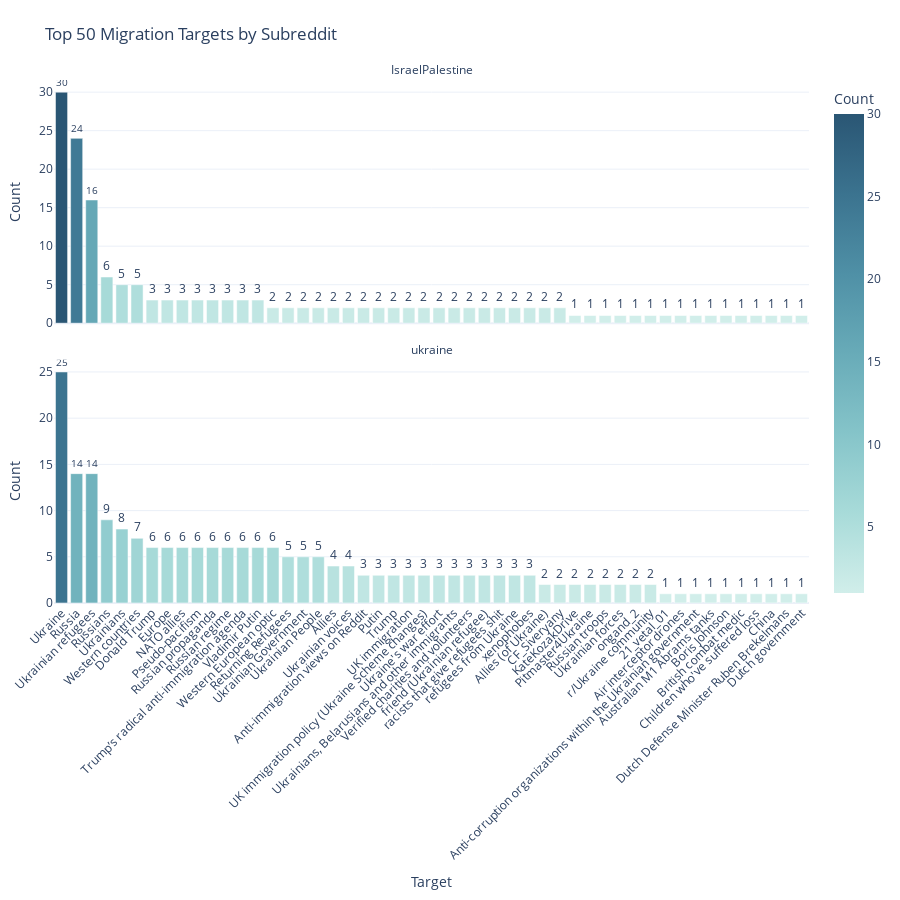

Here is the notebook cell this chart was saved with:
### Code cell
plot_top_targets_by_subreddit(df_stance, top_n=50, title="Top 50 Migration Targets by Subreddit")

### Figure 1 — Plotly figure (JSON) as saved in the notebook; plotly's stock layout.template omitted (floating-point values rounded to 4 significant figures)
{"data": [{"hovertemplate": "subreddit=IsraelPalestine<br>Target=%{x}<br>Count=%{marker.color}<extra></extra>", "legendgroup": "", "marker": {"color": [30, 24, 16, 6, 5, 5, 3, 3, 3, 3, 3, 3, 3, 3, 2, 2, 2, 2, 2, 2, 2, 2, 2, 2, 2, 2, 2, 2, 2, 2, 2, 2, 2, 2, 1, 1, 1, 1, 1, 1, 1, 1, 1, 1, 1, 1, 1, 1, 1, 1], "coloraxis": "coloraxis", "pattern": {"shape": ""}}, "name": "", "orientation": "v", "showlegend": false, "text": [30.0, 24.0, 16.0, 6.0, 5.0, 5.0, 3.0, 3.0, 3.0, 3.0, 3.0, 3.0, 3.0, 3.0, 2.0, 2.0, 2.0, 2.0, 2.0, 2.0, 2.0, 2.0, 2.0, 2.0, 2.0, 2.0, 2.0, 2.0, 2.0, 2.0, 2.0, 2.0, 2.0, 2.0, 1.0, 1.0, 1.0, 1.0, 1.0, 1.0, 1.0, 1.0, 1.0, 1.0, 1.0, 1.0, 1.0, 1.0, 1.0, 1.0], "textposition": "outside", "type": "bar", "x": ["Israel", "Hamas", "Palestinians", "UNRWA", "Palestinian refugees", "Pro-Palestinians", "Arab leaders", "Hezbollah", "Israelis", "Jews", "Netanyahu", "Palestine", "Palestinian people", "Zionism", "Arab countries", "Arab states", "Dictators", "Gender Apartheid", "Holocaust Refugees", "IDF", "Iran", "Islamic Republic", "Israeli government", "Jewish people", "Palestinian leaders", "Palestinians in Gaza", "Two-state solution", "UN", "United Nations", "antisemitic argument that Israel is a European-white-colonial-project mixed with a Holocaust-Survivor-pity-state", "ethnic cleansing", "police SA", "settler colonial framing", "western world MSM", "\"Nakba\" refugees", "\"Palestinians\"", "\"Palestinians\" (1948-1967)", "2-state-solution", "Abbas", "Academics, politicians, and activists (doing nothing to help Gazans escape)", "Al Jazeera", "Allies (WWII)", "Amnesty International", "Anti-Semitism", "Arab League", "Arab States", "Arab citizens in Israel", "Arab countries (1948-1967)", "Arab leaders during the 1948 war", "Arab nations (regarding their treatment of Palestinians)"], "xaxis": "x2", "y": [30, 24, 16, 6, 5, 5, 3, 3, 3, 3, 3, 3, 3, 3, 2, 2, 2, 2, 2, 2, 2, 2, 2, 2, 2, 2, 2, 2, 2, 2, 2, 2, 2, 2, 1, 1, 1, 1, 1, 1, 1, 1, 1, 1, 1, 1, 1, 1, 1, 1], "yaxis": "y2"}, {"hovertemplate": "subreddit=ukraine<br>Target=%{x}<br>Count=%{marker.color}<extra></extra>", "legendgroup": "", "marker": {"color": [25, 14, 14, 9, 8, 7, 6, 6, 6, 6, 6, 6, 6, 6, 6, 5, 5, 5, 4, 4, 3, 3, 3, 3, 3, 3, 3, 3, 3, 3, 3, 3, 2, 2, 2, 2, 2, 2, 2, 2, 1, 1, 1, 1, 1, 1, 1, 1, 1, 1], "coloraxis": "coloraxis", "pattern": {"shape": ""}}, "name": "", "orientation": "v", "showlegend": false, "text": [25.0, 14.0, 14.0, 9.0, 8.0, 7.0, 6.0, 6.0, 6.0, 6.0, 6.0, 6.0, 6.0, 6.0, 6.0, 5.0, 5.0, 5.0, 4.0, 4.0, 3.0, 3.0, 3.0, 3.0, 3.0, 3.0, 3.0, 3.0, 3.0, 3.0, 3.0, 3.0, 2.0, 2.0, 2.0, 2.0, 2.0, 2.0, 2.0, 2.0, 1.0, 1.0, 1.0, 1.0, 1.0, 1.0, 1.0, 1.0, 1.0, 1.0], "textposition": "outside", "type": "bar", "x": ["Ukraine", "Russia", "Ukrainian refugees", "Russians", "Ukrainians", "Western countries", "Donald Trump", "Europe", "NATO allies", "Pseudo-pacifism", "Russian propaganda", "Russian regime", "Trump’s radical anti-immigration agenda", "Vladimir Putin", "Western European optic", "Returning Refugees", "Ukrainian Government", "Ukrainian People", "Allies", "Ukrainian voices", "Anti-immigration views on Reddit", "Putin", "Trump", "UK immigration", "UK immigration policy (Ukraine Scheme changes)", "Ukraine's war effort", "Ukrainians, Belarusians and other immigrants", "Verified charities and volunteers", "friend (Ukrainian refugee)", "racists that give refugees shit", "refugees from Ukraine", "xenophobes", "Allies (of Ukraine)", "CF_Siveryany", "KateKozakDrive", "Pitmaster4Ukraine", "Russian troops", "Ukrainian forces", "ongand_2", "r/Ukraine community", "21_vetal_01", "Air interceptor drones", "Anti-corruption organizations within the Ukrainian government", "Australian M1 Abrams tanks", "Boris Johnson", "British combat medic", "Children who've suffered loss", "China", "Dutch Defense Minister Ruben Brekelmans", "Dutch government"], "xaxis": "x", "y": [25, 14, 14, 9, 8, 7, 6, 6, 6, 6, 6, 6, 6, 6, 6, 5, 5, 5, 4, 4, 3, 3, 3, 3, 3, 3, 3, 3, 3, 3, 3, 3, 2, 2, 2, 2, 2, 2, 2, 2, 1, 1, 1, 1, 1, 1, 1, 1, 1, 1], "yaxis": "y"}], "layout": {"annotations": [{"font": {}, "showarrow": false, "text": "ukraine", "x": 0.5, "xanchor": "center", "xref": "paper", "y": 0.465, "yanchor": "bottom", "yref": "paper"}, {"font": {}, "showarrow": false, "text": "IsraelPalestine", "x": 0.5, "xanchor": "center", "xref": "paper", "y": 1.0, "yanchor": "bottom", "yref": "paper"}], "barmode": "relative", "coloraxis": {"colorbar": {"title": {"text": "Count"}}, "colorscale": [[0, "rgb(209, 238, 234)"], [0.1667, "rgb(168, 219, 217)"], [0.3333, "rgb(133, 196, 201)"], [0.5, "rgb(104, 171, 184)"], [0.6667, "rgb(79, 144, 166)"], [0.8333, "rgb(59, 115, 143)"], [1, "rgb(42, 86, 116)"]]}, "height": 900, "legend": {"tracegroupgap": 0}, "margin": {"b": 150, "l": 40, "r": 40, "t": 80}, "title": {"text": "Top 50 Migration Targets by Subreddit"}, "xaxis": {"anchor": "y", "domain": [0, 1], "tickangle": -45, "title": {"text": "Target"}}, "xaxis2": {"anchor": "y2", "domain": [0, 1], "showticklabels": false}, "yaxis": {"anchor": "x", "domain": [0, 0.465], "title": {"text": "Count"}}, "yaxis2": {"anchor": "x2", "domain": [0.535, 1.0], "title": {"text": "Count"}}}}
